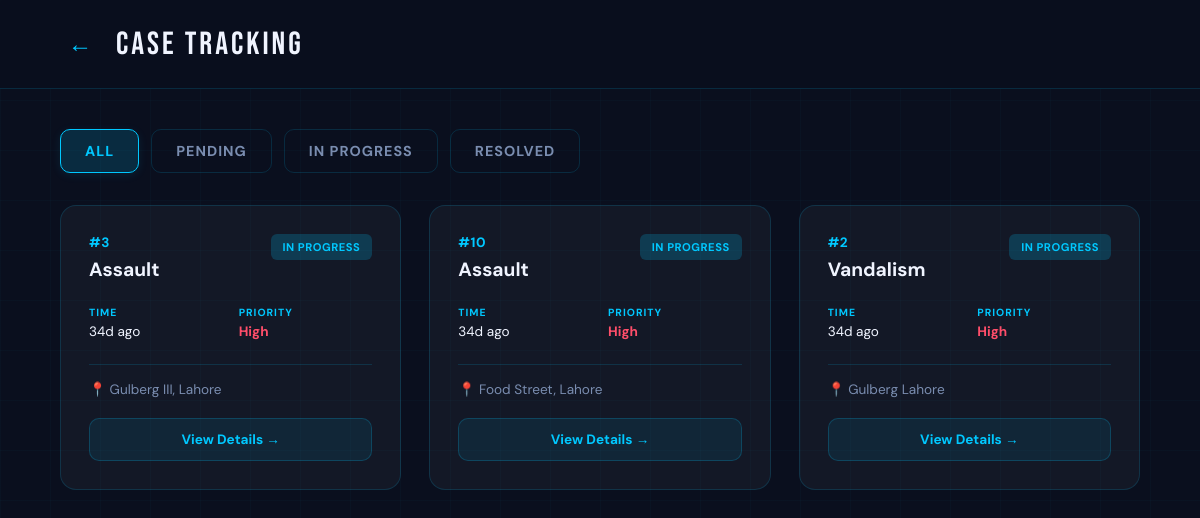
Page /case_tracking/high_priority (signed in) on the earlier database version.
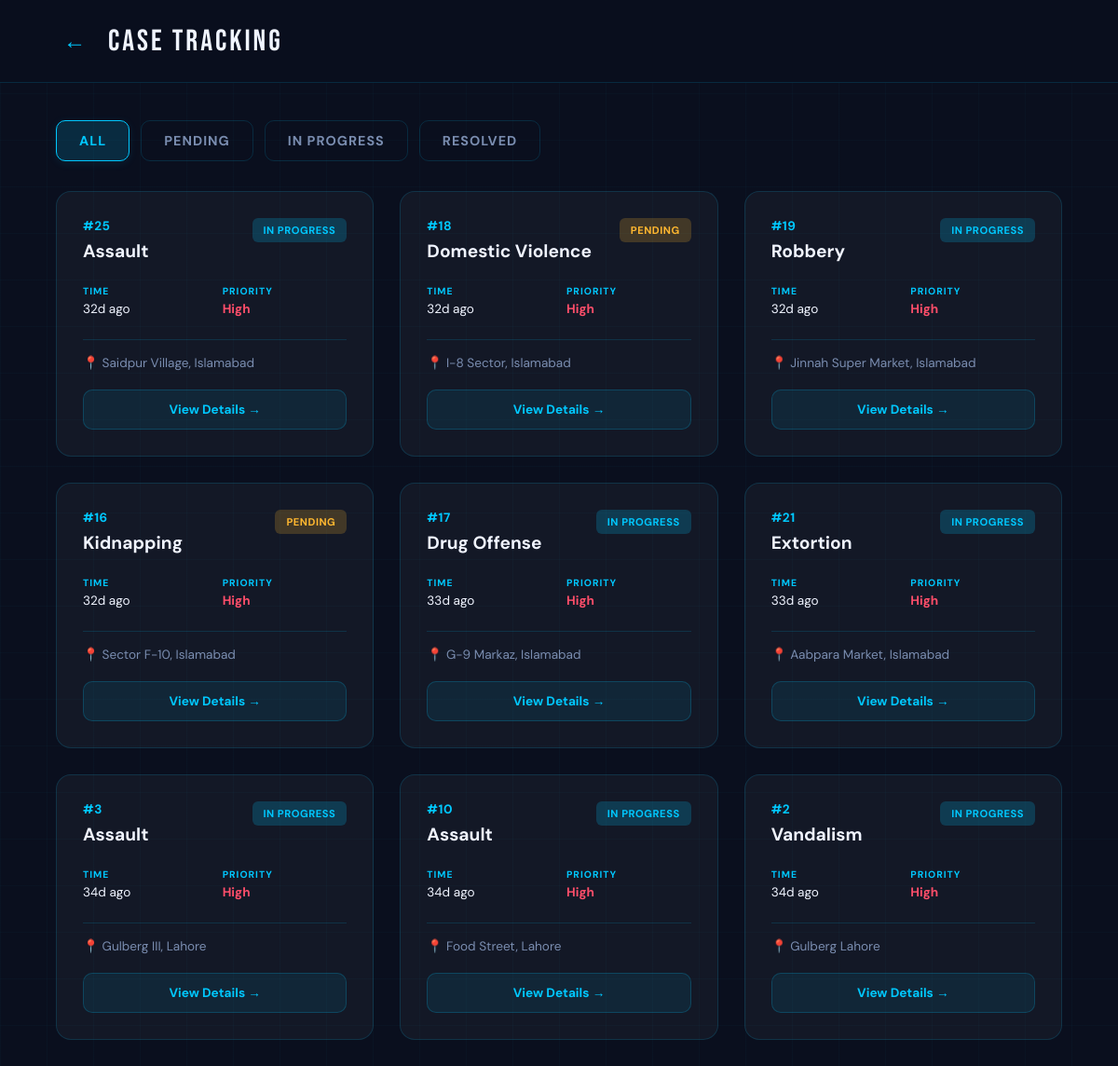
Same page on the later database version.
### tables this page shows
CREATE TABLE Cases (
    case_id INTEGER PRIMARY KEY AUTOINCREMENT,
    complaint_id INTEGER UNIQUE,
    assigned_police_id INTEGER,
    assigned_detective_id INTEGER,
    assigned_volunteer_id INTEGER,
    priority TEXT DEFAULT 'Medium' CHECK(priority IN ('High','Medium','Low')),
    notes TEXT,
    last_updated DATETIME DEFAULT CURRENT_TIMESTAMP,

    FOREIGN KEY (complaint_id) REFERENCES Complaints(complaint_id),
    FOREIGN KEY (assigned_police_id) REFERENCES AuthorizedPersonnel(personnel_id),
    FOREIGN KEY (assigned_detective_id) REFERENCES AuthorizedPersonnel(personnel_id),
    FOREIGN KEY (assigned_volunteer_id) REFERENCES AuthorizedPersonnel(personnel_id)
);

CREATE TABLE Complaints (
    complaint_id INTEGER PRIMARY KEY AUTOINCREMENT,
    user_id INTEGER,
    category_id INTEGER,
    description TEXT NOT NULL,
    location TEXT NOT NULL,
    status TEXT DEFAULT 'Pending' CHECK(status IN ('Pending','In Progress','Resolved')),
    created_at DATETIME DEFAULT CURRENT_TIMESTAMP,

    FOREIGN KEY (user_id) REFERENCES Citizens(citizen_id),
    FOREIGN KEY (category_id) REFERENCES CrimeCategories(category_id)
);

CREATE TABLE CrimeCategories (
    category_id INTEGER PRIMARY KEY AUTOINCREMENT,
    name TEXT UNIQUE NOT NULL
);

### app.py (the view, shortened to what this page needs)
@app.route('/case_tracking')
@app.route('/case_tracking/<filter_type>')
def case_tracking(filter_type=None):
    db = get_db_connection()
    if filter_type == 'high_priority':
        cases = db.execute('''
            SELECT c.complaint_id, cc.name as category_name, c.location, c.status,
                   cs.priority, c.created_at
            FROM Complaints c
            JOIN CrimeCategories cc ON c.category_id = cc.category_id
            JOIN Cases cs ON c.complaint_id = cs.complaint_id
            WHERE cs.priority = 'High'
            ORDER BY c.created_at DESC
        ''').fetchall()
    all_cases = []
    for c in cases:
        all_cases.append({
            'complaint_id': c['complaint_id'],
            'category_name': c['category_name'],
            'location': c['location'],
            'status': c['status'],
            'priority': c['priority'] if c['priority'] else 'Medium',
            'time_ago': time_ago(c['created_at'])
        })
    db.close()
    return render_template('case_tracking.html', cases=all_cases, filter_type=filter_type)

### app.py (called while the page is built)
def get_db_connection():
    conn = sqlite3.connect(DATABASE)
    conn.row_factory = sqlite3.Row
    return conn

def time_ago(dt_str):
    if not dt_str:
        return ''
    dt = datetime.strptime(dt_str, '%Y-%m-%d %H:%M:%S')
    now = datetime.utcnow()
    diff = now - dt
    minutes = int(diff.total_seconds() // 60)
    if minutes < 1:
        return 'Just now'
    elif minutes < 60:
        return f'{minutes}m ago'
    elif minutes < 1440:
        return f'{minutes // 60}h ago'
    else:
        return f'{minutes // 1440}d ago'

### templates/case_tracking.html (shortened to what this page needs)
<!DOCTYPE html>
<html lang="en">
<head>
</head>
<body>
  <div class="app-container">
    <div class="header">
      <button class="back-btn" onclick="window.history.back()">←</button>
      <div class="header-title">CASE TRACKING</div>
    </div>
    <div class="app-content">
      <div class="content">
        <div class="filter-tabs">
          <button class="filter-tab active" onclick="filterCases(this,'all')">All</button>
          <button class="filter-tab" onclick="filterCases(this,'Pending')">Pending</button>
          <button class="filter-tab" onclick="filterCases(this,'In Progress')">In Progress</button>
          <button class="filter-tab" onclick="filterCases(this,'Resolved')">Resolved</button>
        </div>
        <div id="caseList" class="cases-grid">
          {% for c in cases %}
          <div class="case-card" data-status="{{ c.status }}">
            <div class="case-top">
              <div>
                <div class="case-num">#{{ c.complaint_id }}</div>
                <div class="case-type">{{ c.category_name }}</div>
              </div>
              <span class="case-status {% if c.status == 'Pending' %}cs-pending{% elif c.status == 'In Progress' %}cs-progress{% else %}cs-resolved{% endif %}">{{ c.status }}</span>
            </div>
            <div class="case-meta">
              <div>
                <div class="meta-label">Time</div>
                <div>{{ c.time_ago }}</div>
              </div>
              <div>
                <div class="meta-label">Priority</div>
                <div class="{% if c.priority == 'High' %}pr-high{% elif c.priority == 'Medium' %}pr-med{% else %}pr-low{% endif %}">{{ c.priority if c.priority else 'Medium' }}</div>
              </div>
            </div>
            <div class="case-loc">📍 {{ c.location }}</div>
              <a href="/case_detail/{{ c.complaint_id }}{% if viewer_role == 'police' %}?assigned=1{% elif viewer_role == 'detective' %}?detective=1{% endif %}" class="view-btn">View Details →</a>
          </div>
          {% else %}
          <div class="empty-state">
            <div style="font-size:2.5rem;margin-bottom:16px;">📋</div>
            No cases found<br>
            <span style="font-size:0.8rem;opacity:0.7;">Your reported cases will appear here</span>
          </div>
          {% endfor %}
        </div>
      </div>
    </div>
  </div>
</body>
</html>

### templates/case_tracking.html (style rules this page uses)
*,*::before,*::after { box-sizing:border-box;margin:0;padding:0 }
:root { --navy:#0a0f1e; --cyan:#00c8ff; --white:#f0f4ff; --muted:#7a8db0; --red:#ff4e6a; --yellow:#ffb830; --green:#00e5a0; --border:rgba(0,200,255,0.15); --card:rgba(255,255,255,0.04); }
html, body { height: 100vh; width: 100vw; background: var(--navy); font-family: 'DM Sans', sans-serif; margin: 0; padding: 0; color: var(--white); overflow: hidden; }
body { display: flex; align-items: stretch; justify-content: stretch; }
.app-container { width: 100vw; height: 100vh; background: var(--navy); overflow: hidden; display: flex; flex-direction: column; position: relative; background-image: linear-gradient(rgba(0,200,255,0.025) 1px, transparent 1px), linear-gradient(90deg, rgba(0,200,255,0.025) 1px, transparent 1px); background-size: 50px 50px; }
.header { padding: 20px 40px; border-bottom: 1px solid var(--border); display: flex; align-items: center; gap: 16px; flex-shrink: 0; background: rgba(10,15,30,0.95); backdrop-filter: blur(10px); }
.back-btn { background: none; border: none; color: var(--cyan); font-size: 1.5rem; cursor: pointer; width: 40px; height: 40px; display: flex; align-items: center; justify-content: center; border-radius: 8px; transition: all 0.2s; }
.header-title { font-family: 'Bebas Neue', sans-serif; font-size: 1.8rem; letter-spacing: 3px; flex: 1; }
.app-content { flex: 1; overflow-y: auto; overflow-x: hidden; display: flex; flex-direction: column; scrollbar-width: thin; scrollbar-color: rgba(0,200,255,0.2) transparent; }
.content { flex: 1; padding: 32px 40px; display: flex; flex-direction: column; gap: 24px; max-width: 1600px; margin: 0 auto; width: 100%; }
.filter-tabs { display: flex; gap: 12px; flex-wrap: wrap; padding-bottom: 8px; }
.filter-tab { background: transparent; border: 1.5px solid var(--border); color: var(--muted); padding: 10px 20px; border-radius: 10px; cursor: pointer; font-size: 0.85rem; font-weight: 700; transition: all 0.3s ease; text-transform: uppercase; letter-spacing: 1px; font-family: 'DM Sans', sans-serif; }
.filter-tab.active { background: rgba(0,200,255,0.15); border-color: var(--cyan); color: var(--cyan); box-shadow: 0 2px 10px rgba(0,200,255,0.1); }
.cases-grid { display: grid; grid-template-columns: repeat(2, 1fr); gap: 24px; }
.case-card { background: var(--card); border: 1.5px solid var(--border); border-radius: 16px; padding: 24px; transition: all 0.3s ease; display: flex; flex-direction: column; gap: 16px; height: fit-content; }
.case-top { display: flex; justify-content: space-between; align-items: flex-start; }
.case-num { font-weight: 700; font-size: 0.85rem; color: var(--cyan); margin-bottom: 6px; letter-spacing: 0.5px; }
.case-type { font-weight: 700; font-size: 1.1rem; display: flex; align-items: center; gap: 8px; }
.case-status { font-size: 0.7rem; font-weight: 700; padding: 6px 12px; border-radius: 6px; text-transform: uppercase; flex-shrink: 0; letter-spacing: 0.5px; }
.cs-pending { background: rgba(255,184,48,0.2); color: var(--yellow); }
.cs-progress { background: rgba(0,200,255,0.2); color: var(--cyan); }
.case-meta { display: grid; grid-template-columns: 1fr 1fr; gap: 16px; font-size: 0.85rem; padding: 8px 0; }
.meta-label { font-size: 0.65rem; text-transform: uppercase; letter-spacing: 1px; color: var(--cyan); font-weight: 700; margin-bottom: 4px; }
.pr-high { color: var(--red); font-weight: 700; }
.case-loc { font-size: 0.85rem; color: var(--muted); padding-top: 16px; border-top: 1px solid var(--border); display: flex; align-items: center; gap: 8px; }
.view-btn { width: 100%; padding: 12px; background: rgba(0,200,255,0.08); border: 1.5px solid rgba(0,200,255,0.2); color: var(--cyan); border-radius: 10px; font-size: 0.85rem; font-weight: 700; cursor: pointer; transition: all 0.3s ease; font-family: 'DM Sans', sans-serif; text-align: center; text-decoration: none; display: block; margin-top: 4px; }
@media (min-width: 1200px) { .content { padding: 40px 60px; } }
@media (min-width: 1200px) { .header { padding: 24px 60px; } }
@media (min-width: 1200px) { .header-title { font-size: 2rem; } }
@media (min-width: 1200px) { .cases-grid { grid-template-columns: repeat(3, 1fr); gap: 28px; } }
@media (min-width: 1200px) { .filter-tab { padding: 12px 24px; font-size: 0.9rem; } }
@media (min-width: 1200px) { .case-card { padding: 28px; } }
@media (min-width: 1200px) { .case-type { font-size: 1.2rem; } }

Differences in the rows shown:
added Cases: complaint_id "25", category_name "Assault", status "IN PROGRESS", time_ago "32d ago", priority "High", location "Saidpur Village, Islamabad"
added Cases: complaint_id "18", category_name "Domestic Violence", status "PENDING", time_ago "32d ago", priority "High", location "I-8 Sector, Islamabad"
added Cases: complaint_id "19", category_name "Robbery", status "IN PROGRESS", time_ago "32d ago", priority "High", location "Jinnah Super Market, Islamabad"
added Cases: complaint_id "16", category_name "Kidnapping", status "PENDING", time_ago "32d ago", priority "High", location "Sector F-10, Islamabad"
added Cases: complaint_id "17", category_name "Drug Offense", status "IN PROGRESS", time_ago "33d ago", priority "High", location "G-9 Markaz, Islamabad"
added Cases: complaint_id "21", category_name "Extortion", status "IN PROGRESS", time_ago "33d ago", priority "High", location "Aabpara Market, Islamabad"
